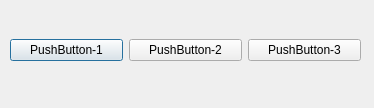
<?xml version="1.0" encoding="UTF-8"?>
<ui version="4.0">
 <class>Dialog</class>
 <widget class="QDialog" name="Dialog">
  <property name="geometry">
   <rect>
    <x>0</x>
    <y>0</y>
    <width>374</width>
    <height>108</height>
   </rect>
  </property>
  <property name="windowTitle">
   <string>Dialog-HBoxLayout</string>
  </property>
  <widget class="QWidget" name="horizontalLayoutWidget">
   <property name="geometry">
    <rect>
     <x>10</x>
     <y>10</y>
     <width>351</width>
     <height>80</height>
    </rect>
   </property>
   <layout class="QHBoxLayout" name="horizontalLayout">
    <item>
     <widget class="QPushButton" name="pushButton">
      <property name="text">
       <string>PushButton-1</string>
      </property>
     </widget>
    </item>
    <item>
     <widget class="QPushButton" name="pushButton_2">
      <property name="text">
       <string>PushButton-2</string>
      </property>
     </widget>
    </item>
    <item>
     <widget class="QPushButton" name="pushButton_3">
      <property name="text">
       <string>PushButton-3</string>
      </property>
     </widget>
    </item>
   </layout>
  </widget>
 </widget>
 <resources/>
 <connections/>
</ui>
